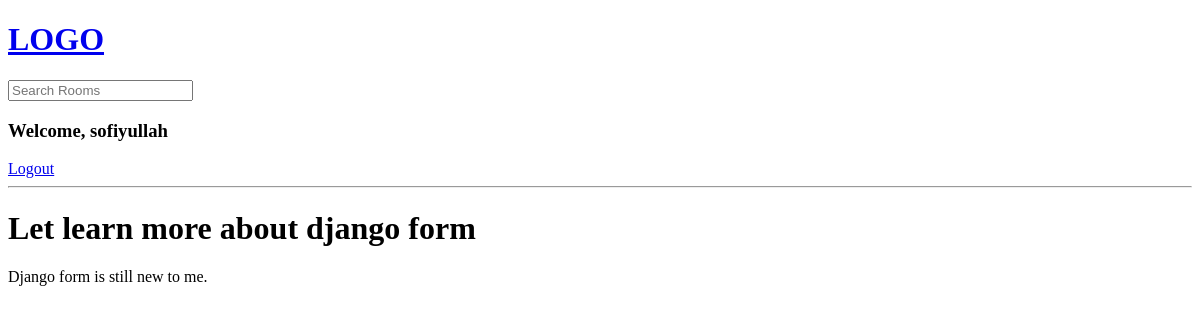
Page /room/5/ (signed in) on the earlier database version.
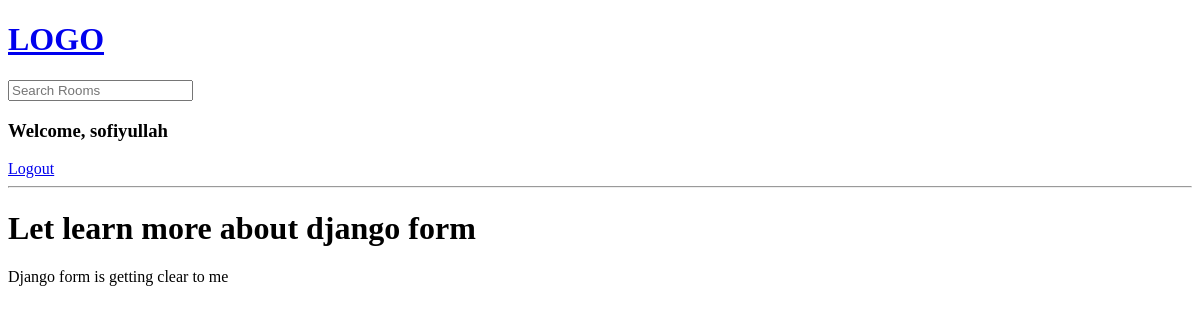
Same page on the later database version.
### base/models.py (models this page shows, shortened)
class Room(models.Model):
  host = models.ForeignKey(User, on_delete=models.SET_NULL, null = True)
  topic = models.ForeignKey(Topic, on_delete=models.SET_NULL, null = True)
  name = models.CharField(max_length=200)
  description = models.TextField(null=True, blank=True)
  updated = models.DateTimeField(auto_now=True)
  created = models.DateTimeField(auto_now_add=True)
  class Meta:
    ordering = ['-updated', '-created']

### base/views.py (the view)
# urls.py: path('room/<str:pk>/', views.room, name='room'),
def room(request, pk):
    room = Room.objects.get(id=pk)
    context = {'room':room}
    return  render(request, 'base/room.html', context)

### base/templates/base/room.html
{% extends "main.html" %} {% block content %}
<h1>{{room.name}}</h1>
<p>{{room.description}}</p>
{% endblock content %}

Differences in the rows shown:
changed Room "Let learn more about django form": description "Django form is still new to me." → "Django form is getting clear to me"
